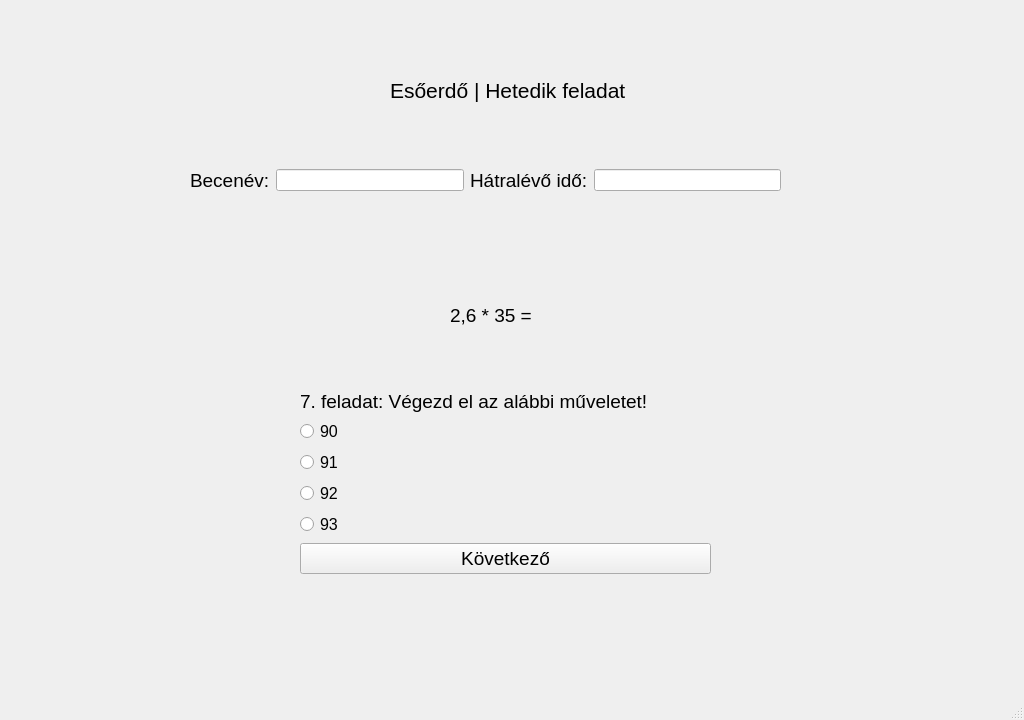
<?xml version="1.0" encoding="UTF-8"?>
<ui version="4.0">
 <class>ques1</class>
 <widget class="QMainWindow" name="ques1">
  <property name="geometry">
   <rect>
    <x>0</x>
    <y>0</y>
    <width>1024</width>
    <height>720</height>
   </rect>
  </property>
  <property name="windowTitle">
   <string>Játékos matematikai gyakorlóprogram</string>
  </property>
  <widget class="QWidget" name="centralwidget">
   <widget class="QLabel" name="label">
    <property name="geometry">
     <rect>
      <x>0</x>
      <y>-10</y>
      <width>1024</width>
      <height>720</height>
     </rect>
    </property>
    <property name="text">
     <string/>
    </property>
    <property name="pixmap">
     <pixmap>../szakdoga hátterek/Game_Background_38.jpg</pixmap>
    </property>
    <property name="scaledContents">
     <bool>true</bool>
    </property>
   </widget>
   <widget class="QLabel" name="label_4">
    <property name="geometry">
     <rect>
      <x>390</x>
      <y>70</y>
      <width>261</width>
      <height>41</height>
     </rect>
    </property>
    <property name="sizePolicy">
     <sizepolicy hsizetype="Expanding" vsizetype="Preferred">
      <horstretch>0</horstretch>
      <verstretch>0</verstretch>
     </sizepolicy>
    </property>
    <property name="font">
     <font>
      <pointsize>16</pointsize>
     </font>
    </property>
    <property name="cursor">
     <cursorShape>ArrowCursor</cursorShape>
    </property>
    <property name="text">
     <string>Esőerdő | Hetedik feladat</string>
    </property>
   </widget>
   <widget class="QWidget" name="horizontalLayoutWidget">
    <property name="geometry">
     <rect>
      <x>190</x>
      <y>140</y>
      <width>591</width>
      <height>81</height>
     </rect>
    </property>
    <layout class="QHBoxLayout" name="horizontalLayout">
     <item>
      <widget class="QLabel" name="label_2">
       <property name="font">
        <font>
         <pointsize>14</pointsize>
        </font>
       </property>
       <property name="text">
        <string>Becenév:</string>
       </property>
      </widget>
     </item>
     <item>
      <widget class="QLineEdit" name="T1">
       <property name="sizePolicy">
        <sizepolicy hsizetype="Expanding" vsizetype="Fixed">
         <horstretch>0</horstretch>
         <verstretch>0</verstretch>
        </sizepolicy>
       </property>
      </widget>
     </item>
     <item>
      <widget class="QLabel" name="label_3">
       <property name="font">
        <font>
         <pointsize>14</pointsize>
        </font>
       </property>
       <property name="text">
        <string>Hátralévő idő:</string>
       </property>
      </widget>
     </item>
     <item>
      <widget class="QLineEdit" name="T2">
       <property name="sizePolicy">
        <sizepolicy hsizetype="Expanding" vsizetype="Fixed">
         <horstretch>0</horstretch>
         <verstretch>0</verstretch>
        </sizepolicy>
       </property>
      </widget>
     </item>
    </layout>
   </widget>
   <widget class="QWidget" name="formLayoutWidget">
    <property name="geometry">
     <rect>
      <x>300</x>
      <y>390</y>
      <width>411</width>
      <height>251</height>
     </rect>
    </property>
    <layout class="QFormLayout" name="formLayout">
     <property name="labelAlignment">
      <set>Qt::AlignLeading|Qt::AlignLeft|Qt::AlignTop</set>
     </property>
     <item row="1" column="0">
      <widget class="QLabel" name="label_5">
       <property name="font">
        <font>
         <pointsize>14</pointsize>
        </font>
       </property>
       <property name="text">
        <string>7. feladat: Végezd el az alábbi műveletet!</string>
       </property>
      </widget>
     </item>
     <item row="2" column="0">
      <widget class="QRadioButton" name="R1">
       <property name="font">
        <font>
         <pointsize>12</pointsize>
        </font>
       </property>
       <property name="text">
        <string>90</string>
       </property>
      </widget>
     </item>
     <item row="3" column="0">
      <widget class="QRadioButton" name="R2">
       <property name="font">
        <font>
         <pointsize>12</pointsize>
        </font>
       </property>
       <property name="text">
        <string>91</string>
       </property>
      </widget>
     </item>
     <item row="4" column="0">
      <widget class="QRadioButton" name="R3">
       <property name="font">
        <font>
         <pointsize>12</pointsize>
        </font>
       </property>
       <property name="text">
        <string>92</string>
       </property>
      </widget>
     </item>
     <item row="6" column="0" colspan="2">
      <widget class="QPushButton" name="B1">
       <property name="font">
        <font>
         <pointsize>14</pointsize>
        </font>
       </property>
       <property name="text">
        <string>Következő</string>
       </property>
      </widget>
     </item>
     <item row="5" column="0">
      <widget class="QRadioButton" name="R4">
       <property name="font">
        <font>
         <pointsize>12</pointsize>
        </font>
       </property>
       <property name="text">
        <string>93</string>
       </property>
      </widget>
     </item>
    </layout>
   </widget>
   <widget class="QLabel" name="label_6">
    <property name="geometry">
     <rect>
      <x>450</x>
      <y>280</y>
      <width>101</width>
      <height>71</height>
     </rect>
    </property>
    <property name="text">
     <string>&lt;html&gt;&lt;head/&gt;&lt;body&gt;&lt;p&gt;&lt;span style=&quot; font-size:14pt;&quot;&gt;2,6 * 35 =&lt;/span&gt;&lt;/p&gt;&lt;/body&gt;&lt;/html&gt;</string>
    </property>
    <property name="scaledContents">
     <bool>true</bool>
    </property>
   </widget>
  </widget>
  <widget class="QMenuBar" name="menubar">
   <property name="geometry">
    <rect>
     <x>0</x>
     <y>0</y>
     <width>1024</width>
     <height>21</height>
    </rect>
   </property>
  </widget>
  <widget class="QStatusBar" name="statusbar"/>
 </widget>
 <resources/>
 <connections/>
</ui>
